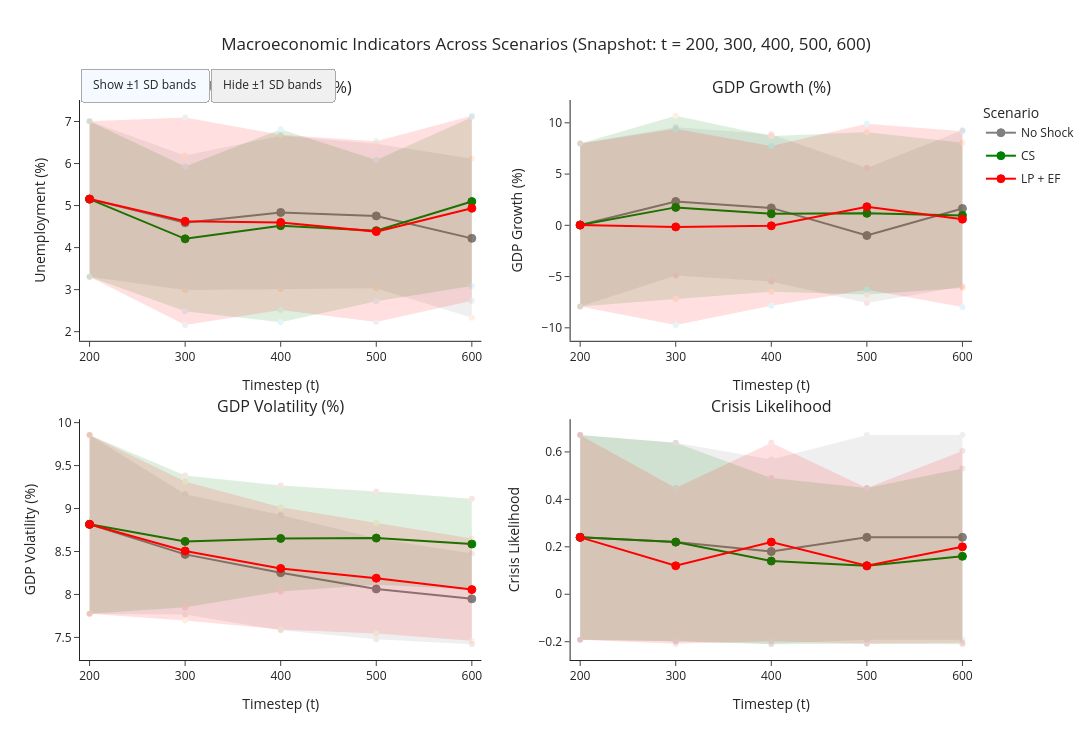

Notebook source saved alongside this figure:
### Markdown cell above
## Compare Macro-level variables
### Homogenous Regions & Homogenous Shocks

### Code cell
# ── Config (shared with cell above) ─────────────────────────────────────────
SCENARIOS = {
    "No Shock": {"df": hrhs_scenario1, "color": "grey"},
    "CS":       {"df": hrhs_scenario2, "color": "green"},
    "LP + EF":       {"df": hrhs_scenario3, "color": "red"},
}

SNAP_TS    = sorted([200, 300, 400, 500, 600])   # only these t values
CRISIS_THR = -5.0

# ── Helpers ──────────────────────────────────────────────────────────────────
def _macro(df):
    if "region" in df.columns and df["region"].nunique() > 1:
        return df[df["region"] == "macro"]
    return df

def _snap_stats(df, metric):
    """Cross-run mean ± std at each snapshot timestep only."""
    work = _macro(df)
    work = work[work["t"].isin(SNAP_TS)][["run", "t", metric]].dropna(subset=[metric])
    by_t = work.groupby(["t", "run"])[metric].mean().groupby("t")
    return by_t.mean(), by_t.std().fillna(0)

def _crisis_snap_stats(df, threshold=CRISIS_THR):
    """Per-run crisis proportion at each snapshot timestep only."""
    work = _macro(df)
    work = work[work["t"].isin(SNAP_TS)][["run", "t", "GDP_r_growth"]].dropna(subset=["GDP_r_growth"]).copy()
    work["_crisis"] = (work["GDP_r_growth"] < threshold).astype(float)
    by_t = work.groupby(["t", "run"])["_crisis"].mean().groupby("t")
    return by_t.mean(), by_t.std().fillna(0)

# ── Panel definitions ────────────────────────────────────────────────────────
PANELS = [
    ("Unemployment",     "Unemployment (%)",    _snap_stats),
    ("GDP_r_growth",     "GDP Growth (%)",      _snap_stats),
    ("GDP_r_volatility", "GDP Volatility (%)",  _snap_stats),
    ("crisis",           "Crisis Likelihood",   None),
]
POSITIONS = [(1, 1), (1, 2), (2, 1), (2, 2)]

# ── Build figure ─────────────────────────────────────────────────────────────
fig2 = make_subplots(
    rows=2, cols=2,
    subplot_titles=[p[1] for p in PANELS],
    vertical_spacing=0.14,
    horizontal_spacing=0.10,
)

ci_trace_indices2 = []

for scenario_name, spec in SCENARIOS.items():
    df    = spec["df"]
    color = spec["color"]

    for panel_i, (metric, ylabel, fn) in enumerate(PANELS):
        row, col = POSITIONS[panel_i]

        if metric == "crisis":
            mean_ts, std_ts = _crisis_snap_stats(df)
        else:
            mean_ts, std_ts = fn(df, metric)

        t_vals = mean_ts.index.values
        m_vals = mean_ts.values
        s_vals = std_ts.reindex(mean_ts.index).fillna(0).values

        show_legend = (panel_i == 0)

        # Mean line — only 5 points, connected by straight segments
        fig2.add_trace(
            go.Scatter(
                x=t_vals,
                y=m_vals,
                mode="lines+markers",
                name=scenario_name,
                line=dict(color=color, width=2),
                marker=dict(color=color, size=8, symbol="circle",
                            line=dict(color=color, width=1)),
                legendgroup=scenario_name,
                showlegend=show_legend,
            ),
            row=row, col=col,
        )

        # CI band
        ci_trace_indices2.append(len(fig2.data))
        fig2.add_trace(
            go.Scatter(
                x=np.concatenate([t_vals, t_vals[::-1]]),
                y=np.concatenate([m_vals + s_vals, (m_vals - s_vals)[::-1]]),
                fill="toself",
                fillcolor=color,
                opacity=0.12,
                line=dict(width=0),
                name=f"{scenario_name} ±1 SD",
                legendgroup=f"{scenario_name}_ci",
                showlegend=False,
                visible=True,
                hoverinfo="skip",
            ),
            row=row, col=col,
        )

# ── Axis formatting ───────────────────────────────────────────────────────────
for r, c in POSITIONS:
    fig2.update_xaxes(range=[190, 610], title_text="Timestep (t)", row=r, col=c,
                      tickvals=SNAP_TS)

for i, (_, ylabel, _fn) in enumerate(PANELS):
    r, c = POSITIONS[i]
    fig2.update_yaxes(title_text=ylabel, row=r, col=c)

# ── Toggle buttons ────────────────────────────────────────────────────────────
fig2.update_layout(
    height=740,
    width=1100,
    title_text="Macroeconomic Indicators Across Scenarios (Snapshot: t = 200, 300, 400, 500, 600)",
    title_x=0.5,
    template="simple_white",
    legend=dict(tracegroupgap=4, x=1.01, y=1.0, title_text="Scenario"),
    updatemenus=[dict(
        type="buttons",
        direction="left",
        x=0.0, y=1.065,
        xanchor="left",
        pad={"r": 8, "t": 4},
        bgcolor="#f0f0f0",
        bordercolor="#aaa",
        buttons=[
            dict(label="Show ±1 SD bands", method="restyle",
                 args=[{"visible": True}, ci_trace_indices2]),
            dict(label="Hide ±1 SD bands", method="restyle",
                 args=[{"visible": "legendonly"}, ci_trace_indices2]),
        ],
    )],
)

fig2.show()

### Figure 1 — Plotly figure (JSON) as saved in the notebook; plotly's stock layout.template omitted (floating-point values rounded to 4 significant figures)
{"data": [{"legendgroup": "No Shock", "line": {"color": "grey", "width": 2}, "marker": {"color": "grey", "line": {"color": "grey", "width": 1}, "size": 8, "symbol": "circle"}, "mode": "lines+markers", "name": "No Shock", "showlegend": true, "type": "scatter", "x": [200, 300, 400, 500, 600], "xaxis": "x", "y": [5.154, 4.591, 4.836, 4.753, 4.22], "yaxis": "y"}, {"fill": "toself", "fillcolor": "grey", "hoverinfo": "skip", "legendgroup": "No Shock_ci", "line": {"width": 0}, "name": "No Shock ±1 SD", "opacity": 0.12, "showlegend": false, "type": "scatter", "visible": true, "x": [200, 300, 400, 500, 600, 600, 500, 400, 300, 200], "xaxis": "x", "y": [7.004, 6.193, 6.659, 6.473, 6.112, 2.329, 3.034, 3.013, 2.989, 3.304], "yaxis": "y"}, {"legendgroup": "No Shock", "line": {"color": "grey", "width": 2}, "marker": {"color": "grey", "line": {"color": "grey", "width": 1}, "size": 8, "symbol": "circle"}, "mode": "lines+markers", "name": "No Shock", "showlegend": false, "type": "scatter", "x": [200, 300, 400, 500, 600], "xaxis": "x2", "y": [0.02704, 2.325, 1.699, -0.997, 1.641], "yaxis": "y2"}, {"fill": "toself", "fillcolor": "grey", "hoverinfo": "skip", "legendgroup": "No Shock_ci", "line": {"width": 0}, "name": "No Shock ±1 SD", "opacity": 0.12, "showlegend": false, "type": "scatter", "visible": true, "x": [200, 300, 400, 500, 600, 600, 500, 400, 300, 200], "xaxis": "x2", "y": [7.985, 9.557, 8.891, 5.595, 9.264, -5.982, -7.589, -5.494, -4.908, -7.931], "yaxis": "y2"}, {"legendgroup": "No Shock", "line": {"color": "grey", "width": 2}, "marker": {"color": "grey", "line": {"color": "grey", "width": 1}, "size": 8, "symbol": "circle"}, "mode": "lines+markers", "name": "No Shock", "showlegend": false, "type": "scatter", "x": [200, 300, 400, 500, 600], "xaxis": "x3", "y": [8.816, 8.466, 8.253, 8.064, 7.949], "yaxis": "y3"}, {"fill": "toself", "fillcolor": "grey", "hoverinfo": "skip", "legendgroup": "No Shock_ci", "line": {"width": 0}, "name": "No Shock ±1 SD", "opacity": 0.12, "showlegend": false, "type": "scatter", "visible": true, "x": [200, 300, 400, 500, 600, 600, 500, 400, 300, 200], "xaxis": "x3", "y": [9.856, 9.167, 8.924, 8.651, 8.477, 7.421, 7.477, 7.583, 7.766, 7.776], "yaxis": "y3"}, {"legendgroup": "No Shock", "line": {"color": "grey", "width": 2}, "marker": {"color": "grey", "line": {"color": "grey", "width": 1}, "size": 8, "symbol": "circle"}, "mode": "lines+markers", "name": "No Shock", "showlegend": false, "type": "scatter", "x": [200, 300, 400, 500, 600], "xaxis": "x4", "y": [0.24, 0.22, 0.18, 0.24, 0.24], "yaxis": "y4"}, {"fill": "toself", "fillcolor": "grey", "hoverinfo": "skip", "legendgroup": "No Shock_ci", "line": {"width": 0}, "name": "No Shock ±1 SD", "opacity": 0.12, "showlegend": false, "type": "scatter", "visible": true, "x": [200, 300, 400, 500, 600, 600, 500, 400, 300, 200], "xaxis": "x4", "y": [0.6714, 0.6385, 0.5681, 0.6714, 0.6714, -0.1914, -0.1914, -0.2081, -0.1985, -0.1914], "yaxis": "y4"}, {"legendgroup": "CS", "line": {"color": "green", "width": 2}, "marker": {"color": "green", "line": {"color": "green", "width": 1}, "size": 8, "symbol": "circle"}, "mode": "lines+markers", "name": "CS", "showlegend": true, "type": "scatter", "x": [200, 300, 400, 500, 600], "xaxis": "x", "y": [5.154, 4.209, 4.522, 4.403, 5.096], "yaxis": "y"}, {"fill": "toself", "fillcolor": "green", "hoverinfo": "skip", "legendgroup": "CS_ci", "line": {"width": 0}, "name": "CS ±1 SD", "opacity": 0.12, "showlegend": false, "type": "scatter", "visible": true, "x": [200, 300, 400, 500, 600, 600, 500, 400, 300, 200], "xaxis": "x", "y": [7.004, 5.929, 6.817, 6.084, 7.104, 3.088, 2.722, 2.227, 2.489, 3.304], "yaxis": "y"}, {"legendgroup": "CS", "line": {"color": "green", "width": 2}, "marker": {"color": "green", "line": {"color": "green", "width": 1}, "size": 8, "symbol": "circle"}, "mode": "lines+markers", "name": "CS", "showlegend": false, "type": "scatter", "x": [200, 300, 400, 500, 600], "xaxis": "x2", "y": [0.02704, 1.748, 1.122, 1.169, 0.966], "yaxis": "y2"}, {"fill": "toself", "fillcolor": "green", "hoverinfo": "skip", "legendgroup": "CS_ci", "line": {"width": 0}, "name": "CS ±1 SD", "opacity": 0.12, "showlegend": false, "type": "scatter", "visible": true, "x": [200, 300, 400, 500, 600, 600, 500, 400, 300, 200], "xaxis": "x2", "y": [7.985, 10.68, 8.723, 9.082, 8.056, -6.124, -6.745, -6.479, -7.188, -7.931], "yaxis": "y2"}, {"legendgroup": "CS", "line": {"color": "green", "width": 2}, "marker": {"color": "green", "line": {"color": "green", "width": 1}, "size": 8, "symbol": "circle"}, "mode": "lines+markers", "name": "CS", "showlegend": false, "type": "scatter", "x": [200, 300, 400, 500, 600], "xaxis": "x3", "y": [8.816, 8.618, 8.652, 8.656, 8.587], "yaxis": "y3"}, {"fill": "toself", "fillcolor": "green", "hoverinfo": "skip", "legendgroup": "CS_ci", "line": {"width": 0}, "name": "CS ±1 SD", "opacity": 0.12, "showlegend": false, "type": "scatter", "visible": true, "x": [200, 300, 400, 500, 600, 600, 500, 400, 300, 200], "xaxis": "x3", "y": [9.856, 9.385, 9.268, 9.199, 9.113, 8.06, 8.113, 8.036, 7.85, 7.776], "yaxis": "y3"}, {"legendgroup": "CS", "line": {"color": "green", "width": 2}, "marker": {"color": "green", "line": {"color": "green", "width": 1}, "size": 8, "symbol": "circle"}, "mode": "lines+markers", "name": "CS", "showlegend": false, "type": "scatter", "x": [200, 300, 400, 500, 600], "xaxis": "x4", "y": [0.24, 0.22, 0.14, 0.12, 0.16], "yaxis": "y4"}, {"fill": "toself", "fillcolor": "green", "hoverinfo": "skip", "legendgroup": "CS_ci", "line": {"width": 0}, "name": "CS ±1 SD", "opacity": 0.12, "showlegend": false, "type": "scatter", "visible": true, "x": [200, 300, 400, 500, 600, 600, 500, 400, 300, 200], "xaxis": "x4", "y": [0.6714, 0.6385, 0.4905, 0.4483, 0.5303, -0.2103, -0.2083, -0.2105, -0.1985, -0.1914], "yaxis": "y4"}, {"legendgroup": "LP + EF", "line": {"color": "red", "width": 2}, "marker": {"color": "red", "line": {"color": "red", "width": 1}, "size": 8, "symbol": "circle"}, "mode": "lines+markers", "name": "LP + EF", "showlegend": true, "type": "scatter", "x": [200, 300, 400, 500, 600], "xaxis": "x", "y": [5.154, 4.626, 4.599, 4.38, 4.936], "yaxis": "y"}, {"fill": "toself", "fillcolor": "red", "hoverinfo": "skip", "legendgroup": "LP + EF_ci", "line": {"width": 0}, "name": "LP + EF ±1 SD", "opacity": 0.12, "showlegend": false, "type": "scatter", "visible": true, "x": [200, 300, 400, 500, 600, 600, 500, 400, 300, 200], "xaxis": "x", "y": [7.004, 7.093, 6.684, 6.532, 7.136, 2.737, 2.229, 2.514, 2.158, 3.304], "yaxis": "y"}, {"legendgroup": "LP + EF", "line": {"color": "red", "width": 2}, "marker": {"color": "red", "line": {"color": "red", "width": 1}, "size": 8, "symbol": "circle"}, "mode": "lines+markers", "name": "LP + EF", "showlegend": false, "type": "scatter", "x": [200, 300, 400, 500, 600], "xaxis": "x2", "y": [0.02704, -0.155, -0.05218, 1.811, 0.599], "yaxis": "y2"}, {"fill": "toself", "fillcolor": "red", "hoverinfo": "skip", "legendgroup": "LP + EF_ci", "line": {"width": 0}, "name": "LP + EF ±1 SD", "opacity": 0.12, "showlegend": false, "type": "scatter", "visible": true, "x": [200, 300, 400, 500, 600, 600, 500, 400, 300, 200], "xaxis": "x2", "y": [7.985, 9.417, 7.741, 9.914, 9.175, -7.977, -6.292, -7.845, -9.727, -7.931], "yaxis": "y2"}, {"legendgroup": "LP + EF", "line": {"color": "red", "width": 2}, "marker": {"color": "red", "line": {"color": "red", "width": 1}, "size": 8, "symbol": "circle"}, "mode": "lines+markers", "name": "LP + EF", "showlegend": false, "type": "scatter", "x": [200, 300, 400, 500, 600], "xaxis": "x3", "y": [8.816, 8.506, 8.303, 8.189, 8.056], "yaxis": "y3"}, {"fill": "toself", "fillcolor": "red", "hoverinfo": "skip", "legendgroup": "LP + EF_ci", "line": {"width": 0}, "name": "LP + EF ±1 SD", "opacity": 0.12, "showlegend": false, "type": "scatter", "visible": true, "x": [200, 300, 400, 500, 600, 600, 500, 400, 300, 200], "xaxis": "x3", "y": [9.856, 9.316, 9.014, 8.832, 8.652, 7.461, 7.547, 7.591, 7.696, 7.776], "yaxis": "y3"}, {"legendgroup": "LP + EF", "line": {"color": "red", "width": 2}, "marker": {"color": "red", "line": {"color": "red", "width": 1}, "size": 8, "symbol": "circle"}, "mode": "lines+markers", "name": "LP + EF", "showlegend": false, "type": "scatter", "x": [200, 300, 400, 500, 600], "xaxis": "x4", "y": [0.24, 0.12, 0.22, 0.12, 0.2], "yaxis": "y4"}, {"fill": "toself", "fillcolor": "red", "hoverinfo": "skip", "legendgroup": "LP + EF_ci", "line": {"width": 0}, "name": "LP + EF ±1 SD", "opacity": 0.12, "showlegend": false, "type": "scatter", "visible": true, "x": [200, 300, 400, 500, 600, 600, 500, 400, 300, 200], "xaxis": "x4", "y": [0.6714, 0.4483, 0.6385, 0.4483, 0.6041, -0.2041, -0.2083, -0.1985, -0.2083, -0.1914], "yaxis": "y4"}], "layout": {"annotations": [{"font": {"size": 16}, "showarrow": false, "text": "Unemployment (%)", "x": 0.225, "xanchor": "center", "xref": "paper", "y": 1, "yanchor": "bottom", "yref": "paper"}, {"font": {"size": 16}, "showarrow": false, "text": "GDP Growth (%)", "x": 0.775, "xanchor": "center", "xref": "paper", "y": 1, "yanchor": "bottom", "yref": "paper"}, {"font": {"size": 16}, "showarrow": false, "text": "GDP Volatility (%)", "x": 0.225, "xanchor": "center", "xref": "paper", "y": 0.43, "yanchor": "bottom", "yref": "paper"}, {"font": {"size": 16}, "showarrow": false, "text": "Crisis Likelihood", "x": 0.775, "xanchor": "center", "xref": "paper", "y": 0.43, "yanchor": "bottom", "yref": "paper"}], "height": 740, "legend": {"title": {"text": "Scenario"}, "tracegroupgap": 4, "x": 1.01, "y": 1}, "title": {"text": "Macroeconomic Indicators Across Scenarios (Snapshot: t = 200, 300, 400, 500, 600)", "x": 0.5}, "updatemenus": [{"bgcolor": "#f0f0f0", "bordercolor": "#aaa", "buttons": [{"args": [{"visible": true}, [1, 3, 5, 7, 9, 11, 13, 15, 17, 19, 21, 23]], "label": "Show ±1 SD bands", "method": "restyle"}, {"args": [{"visible": "legendonly"}, [1, 3, 5, 7, 9, 11, 13, 15, 17, 19, 21, 23]], "label": "Hide ±1 SD bands", "method": "restyle"}], "direction": "left", "pad": {"r": 8, "t": 4}, "type": "buttons", "x": 0, "xanchor": "left", "y": 1.065}], "width": 1100, "xaxis": {"anchor": "y", "domain": [0, 0.45], "range": [190, 610], "tickvals": [200, 300, 400, 500, 600], "title": {"text": "Timestep (t)"}}, "xaxis2": {"anchor": "y2", "domain": [0.55, 1], "range": [190, 610], "tickvals": [200, 300, 400, 500, 600], "title": {"text": "Timestep (t)"}}, "xaxis3": {"anchor": "y3", "domain": [0, 0.45], "range": [190, 610], "tickvals": [200, 300, 400, 500, 600], "title": {"text": "Timestep (t)"}}, "xaxis4": {"anchor": "y4", "domain": [0.55, 1], "range": [190, 610], "tickvals": [200, 300, 400, 500, 600], "title": {"text": "Timestep (t)"}}, "yaxis": {"anchor": "x", "domain": [0.57, 1], "title": {"text": "Unemployment (%)"}}, "yaxis2": {"anchor": "x2", "domain": [0.57, 1], "title": {"text": "GDP Growth (%)"}}, "yaxis3": {"anchor": "x3", "domain": [0, 0.43], "title": {"text": "GDP Volatility (%)"}}, "yaxis4": {"anchor": "x4", "domain": [0, 0.43], "title": {"text": "Crisis Likelihood"}}}}
